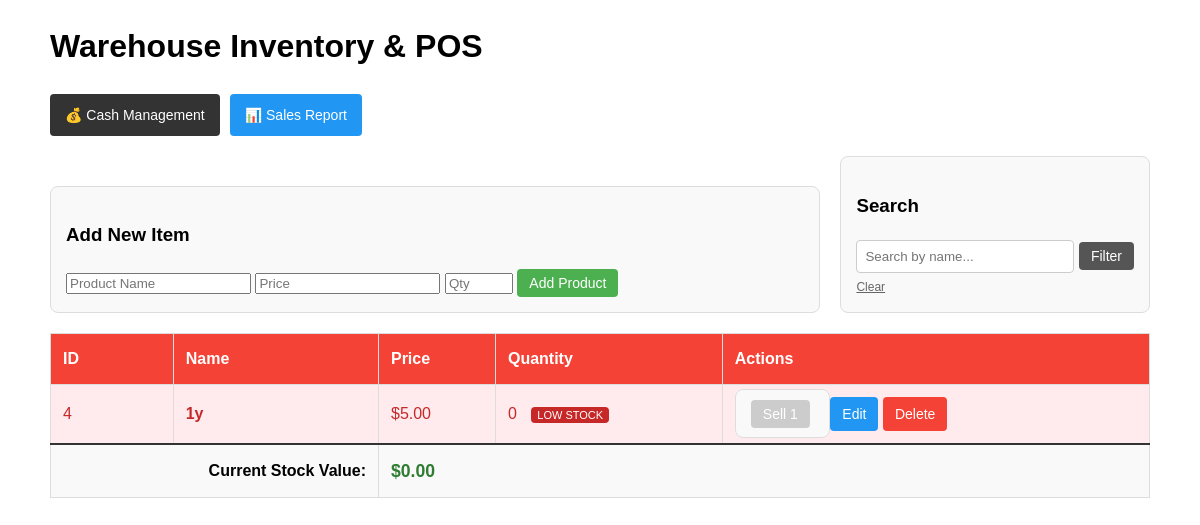
The page / on the database its author committed.
### tables this page shows
CREATE TABLE products (
    id INTEGER PRIMARY KEY AUTOINCREMENT,
    name TEXT NOT NULL,
    sell_price REAL NOT NULL,
    quantity INTEGER NOT NULL
);

### app.py (the view)
@app.route("/")
def index():
    db = get_db()
    search_query = request.args.get('search', '').strip()
    if search_query:
        query = "SELECT * FROM products WHERE name LIKE ?"
        products = db.execute(query, ('%' + search_query + '%',)).fetchall()
    else:
        products = db.execute("SELECT * FROM products").fetchall()
    total_value = sum(float(p['sell_price']) * int(p['quantity']) for p in products)
    return render_template("index.html", products=products, total_value=total_value)

### app.py (called while the page is built)
def get_db():
    if 'db' not in g:
        g.db = sqlite3.connect(DATABASE)
        g.db.row_factory = sqlite3.Row
    return g.db

@app.teardown_appcontext
def close_connection(exception):
    db = g.pop('db', None)
    if db is not None:
        db.close()

### templates/index.html (shortened to what this page needs)
<!DOCTYPE html>
<html lang="en">
<head>
</head>
<body>
    <h1>Warehouse Inventory & POS</h1>
   <div style="margin-bottom: 20px; display: flex; gap: 10px;">
    <a href="/cash" class="btn" style="background-color: #333; padding: 10px 15px;">💰 Cash Management</a>
    <a href="/sales" class="btn" style="background-color: #2196F3; padding: 10px 15px;">📊 Sales Report</a>
</div>
    <div class="header-actions">
        <form action="/add_product" method="POST" style="flex-grow: 1;">
            <h3>Add New Item</h3>
            <input type="text" name="name" placeholder="Product Name" required>
            <input type="number" step="0.01" name="price" placeholder="Price" required>
            <input type="number" name="quantity" placeholder="Qty" required style="width: 60px;">
            <button type="submit" class="btn btn-add">Add Product</button>
        </form>
        <form action="/" method="GET">
            <h3>Search</h3>
            <input type="text" name="search" class="search-box" placeholder="Search by name..." value="{{ request.args.get('search', '') }}">
            <button type="submit" class="btn" style="background-color: #555;">Filter</button>
            <a href="/" style="font-size: 12px; color: #666; display: block; margin-top: 5px;">Clear</a>
        </form>
    </div>
    <table>
        <thead>
            <tr>
                <th>ID</th>
                <th>Name</th>
                <th>Price</th>
                <th>Quantity</th>
                <th>Actions</th>
            </tr>
        </thead>
        <tbody>
            {% for product in products %}
            <tr class="{{ 'low-stock' if product['quantity'] < 5 else '' }}">
                <td>{{ product['id'] }}</td>
                <td><strong>{{ product['name'] }}</strong></td>
                <td>${{ "{:.2f}".format(product['sell_price']) }}</td>
                <td>
                    {{ product['quantity'] }}
                    {% if product['quantity'] < 5 %}
                    <span class="low-stock-badge">Low Stock</span>
                    {% endif %}
                </td>
                <td>
                    <form action="/sell/{{ product['id'] }}" method="POST" style="display:inline;">
                        <button type="submit" class="btn btn-sell" {{ 'disabled' if product['quantity'] <= 0 }}>
                            Sell 1
                        </button>
                    </form>
                    <a href="/edit/{{ product['id'] }}" class="btn btn-edit">Edit</a>
                    <a href="/delete/{{ product['id'] }}" class="btn btn-delete" onclick="return confirm('Delete this item?')">Delete</a>
                </td>
            </tr>
            {% else %}
            <tr>
                <td colspan="5" style="text-align: center; padding: 20px; color: #666;">
                    No products found.
                </td>
            </tr>
            {% endfor %}
        </tbody>
        <tfoot>
            <tr>
                <td colspan="2" class="total-label">Current Stock Value:</td>
                <td colspan="3" class="total-amount">
                    ${{ "{:.2f}".format(total_value) }}
                </td>
            </tr>
        </tfoot>
    </table>
</body>
</html>

### templates/index.html (style rules this page uses)
body { font-family: sans-serif; margin: 40px; line-height: 1.6; max-width: 1100px; margin: auto; }
.header-actions { display: flex; justify-content: space-between; align-items: flex-end; margin-bottom: 20px; gap: 20px; }
form { background: #f9f9f9; padding: 15px; border-radius: 8px; border: 1px solid #ddd; }
table { width: 100%; border-collapse: collapse; }
th, td { border: 1px solid #ddd; padding: 12px; text-align: left; }
th { background-color: #f44336; color: white; }
tfoot tr { background-color: #f9f9f9; font-weight: bold; border-top: 2px solid #333; }
.total-label { text-align: right; }
.total-amount { color: #2e7d32; font-size: 1.1em; }
.btn { padding: 6px 12px; text-decoration: none; border-radius: 4px; color: white; display: inline-block; font-size: 14px; border: none; cursor: pointer; }
.btn-edit { background-color: #2196F3; }
.btn-delete { background-color: #f44336; }
.btn-add { background-color: #4CAF50; }
.btn-sell { background-color: #ff9800; }
.btn-sell:disabled { background-color: #ccc; cursor: not-allowed; }
.search-box { padding: 8px; width: 200px; border: 1px solid #ccc; border-radius: 4px; }
.low-stock { background-color: #ffebee !important; color: #c62828; }
.low-stock-badge { background-color: #c62828; color: white; padding: 2px 6px; border-radius: 4px; font-size: 11px; margin-left: 10px; text-transform: uppercase; }

### rows shown on the page
products: id "4", name "1y", sell_price "5.00", quantity "0", shows "LOW STOCK"

### other values the page prints
{{ "{:.2f}".format(total_value) }} "0.00"
